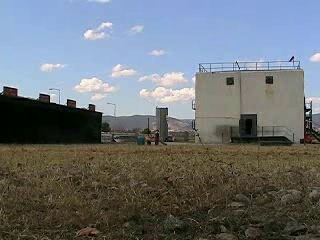
#> input picture frame 14 of 40m_PanFire_20060824.avi, 320 x 240 px, given in place of fire1.avi, which was not available
$ python mf.py
#> lines starting #> are read from the running program, lines starting #| are printed output that depends on the picture; after the words box and inside, x2 and y2 are one past the last pixel; in counts of white or black regions, pixels touching at a corner belong together; pictures that were not available may be replaced by others from this repository, and a replacement may not be noted
import cv2
import numpy as np
import time

cap = cv2.VideoCapture('fire1.avi')
frame_width = int( cap.get(cv2.CAP_PROP_FRAME_WIDTH))

frame_height =int( cap.get( cv2.CAP_PROP_FRAME_HEIGHT))

#fourcc = cv2.VideoWriter_fourcc('X','V','I','D')

#out = cv2.VideoWriter("output.avi", fourcc, 5.0, (1280,720))

print("video read successssssss","\n")
fps    = int(cap.get(cv2.CAP_PROP_FPS))
print("FPS is " ,fps)
length = cap.get(7)
print("Frame count is " , length )


#print(frame1.shape)
while True:

    ret, frame1 = cap.read()
#> frame1 is the input picture: shape (240, 320, 3); mean B, G, R 118, 113.8, 108.1
    ret, frame2 = cap.read()
    if frame1 is None:
        break

    lower = [0, 10, 165]
    upper = [30, 255, 255]
    lower = np.array(lower, dtype="uint8")
    upper = np.array(upper, dtype="uint8")

    diff = cv2.absdiff(frame1, frame2)
    gray = cv2.cvtColor(diff, cv2.COLOR_BGR2GRAY)
    blur = cv2.GaussianBlur(gray, (5,5), 0)
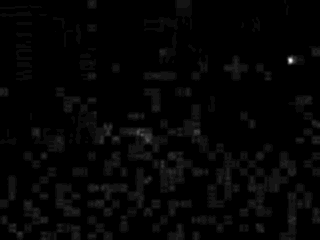
#> blur: shape (240, 320); min 0, max 25, mean 0.5; drawn with min black and max white
    _, thresh = cv2.threshold(blur, 20, 255, cv2.THRESH_BINARY)
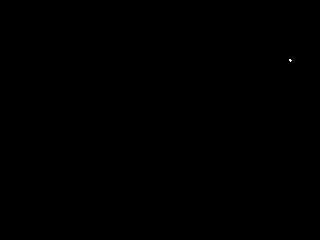
#> thresh: shape (240, 320); 0.01% white in thin lines or dots, all inside (x1, y1, x2, y2) = (289, 59, 292, 62)

    blur_1 = cv2.GaussianBlur(frame1, (21, 21), 0)
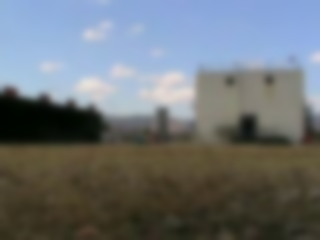
#> blur_1: shape (240, 320, 3); mean B, G, R 118, 113.8, 108.1
    hsv = cv2.cvtColor(diff, cv2.COLOR_BGR2HSV)
#> hsv: shape (240, 320, 3); mean H, S, V 2.8, 8.9, 0.5
    mask = cv2.inRange(hsv, lower, upper)
#> mask: shape (240, 320); every value is 0

    output = cv2.bitwise_and(diff, hsv, mask=mask)
#> output: shape (240, 320, 3); every value is 0


    dilated = cv2.dilate(thresh, None, iterations=3)
#> dilated: shape (240, 320); 0.1% white; 1 white region, box (x1, y1, x2, y2) and area: (286, 56, 295, 65) 78
    contours, _ = cv2.findContours(dilated, cv2.RETR_TREE, cv2.CHAIN_APPROX_SIMPLE)
#> contours = 1 item

    for contour in contours:
        (x, y, w, h) = cv2.boundingRect(contour)

        if cv2.contourArea(contour) < 900:
            continue
        cv2.rectangle(frame1, (x, y), (x+w, y+h), (0, 255, 0), 2)
        cv2.rectangle(output, (x, y), (x+w, y+h), (0, 255, 0), 2)
#> this loop made 1 pass
#> (x, y, w, h) on pass 1: (286, 56, 9, 9)
        #cv2.putText(frame1, "Status: {}".format('Movement'), (10, 20), cv2.FONT_HERSHEY_SIMPLEX,1, (0, 0, 255), 3)
    #cv2.drawContours(frame1, contours, -1, (0, 255, 0), 2) #small contours


    time.sleep(1/fps)

    image = cv2.resize(frame1, (1280,720))
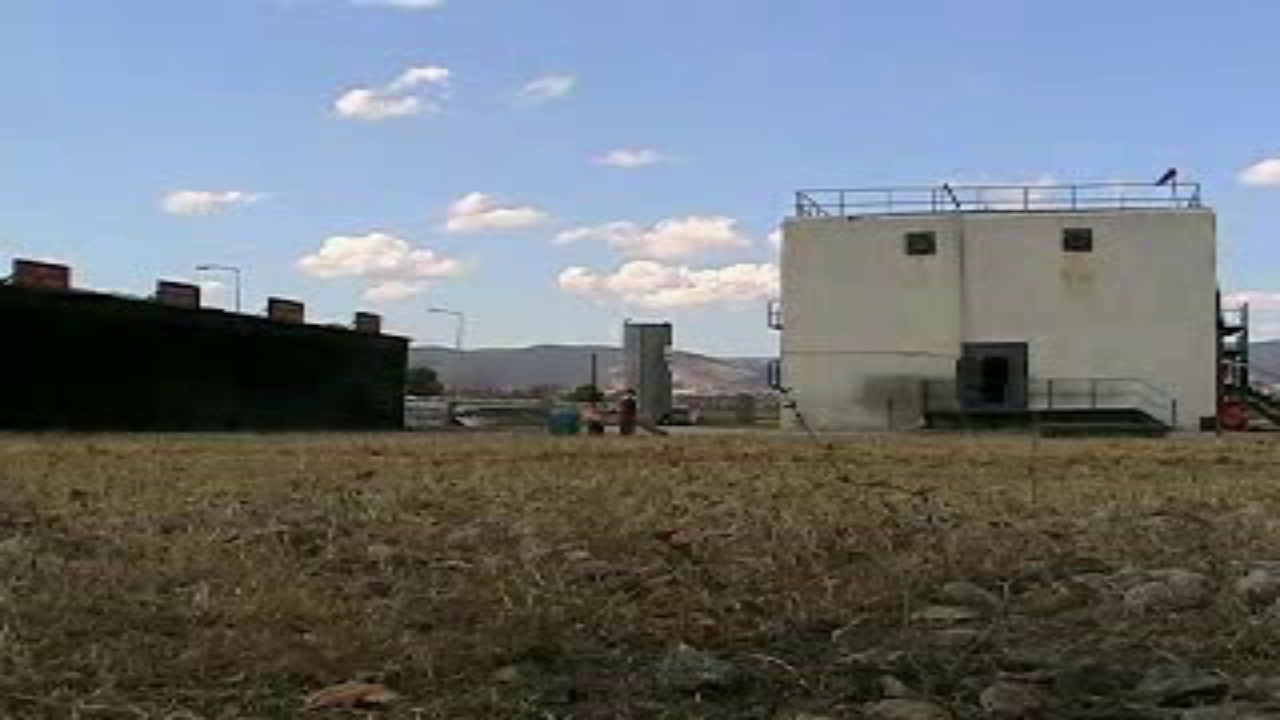
#> image: shape (720, 1280, 3); mean B, G, R 118, 113.8, 108
    #out.write(image)
    cv2.imshow("feed", frame1)
    cv2.imshow("output", output)
    frame1 = frame2
    ret, frame2 = cap.read()

    if cv2.waitKey(40) == 27:
#> (key Esc is pressed here)
        break

cv2.destroyAllWindows()
cap.release()
#out.release()

$ run again, starting later in the video
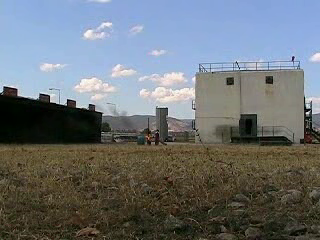
#> input picture frame 63 of 40m_PanFire_20060824.avi, 320 x 240 px, given in place of fire1.avi, which was not available
#> frame1 is the input picture: shape (240, 320, 3); mean B, G, R 117.8, 113.8, 108
#> `blur = cv2.GaussianBlur(gray, (5,5), 0)`:
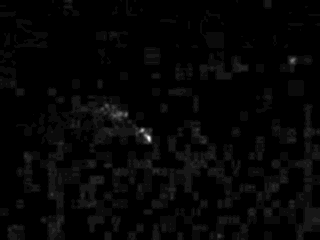
#> blur: shape (240, 320); min 0, max 22, mean 0.5; drawn with min black and max white
#> thresh: shape (240, 320); 0% white in thin lines or dots, all inside (x1, y1, x2, y2) = (148, 137, 150, 139)
#> hsv: shape (240, 320, 3); mean H, S, V 2.8, 11.9, 0.5
#> mask: shape (240, 320); every value is 0
#> output: shape (240, 320, 3); every value is 0
#> dilated: shape (240, 320); 0.08% white; 1 white region, box (x1, y1, x2, y2) and area: (145, 134, 153, 142) 63
#> contours = 1 item
#> the loop `for contour in contours:` made 1 pass
#> (x, y, w, h) on pass 1: (145, 134, 8, 8)

$ run again, starting later in the video
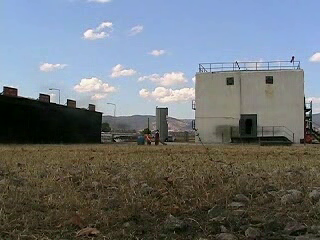
#> input picture frame 112 of 40m_PanFire_20060824.avi, 320 x 240 px, given in place of fire1.avi, which was not available
#> frame1 is the input picture: shape (240, 320, 3); mean B, G, R 117.7, 113.9, 107.9
#> `blur = cv2.GaussianBlur(gray, (5,5), 0)`:
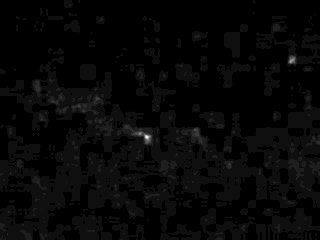
#> blur: shape (240, 320); min 0, max 17, mean 0.469; drawn with min black and max white
#> thresh: shape (240, 320); every value is 0
#> hsv: shape (240, 320, 3); mean H, S, V 10.7, 31.3, 0.6
#> output: shape (240, 320, 3); every value is 0
#> contours = []
#> `image = cv2.resize(frame1, (1280,720))`:
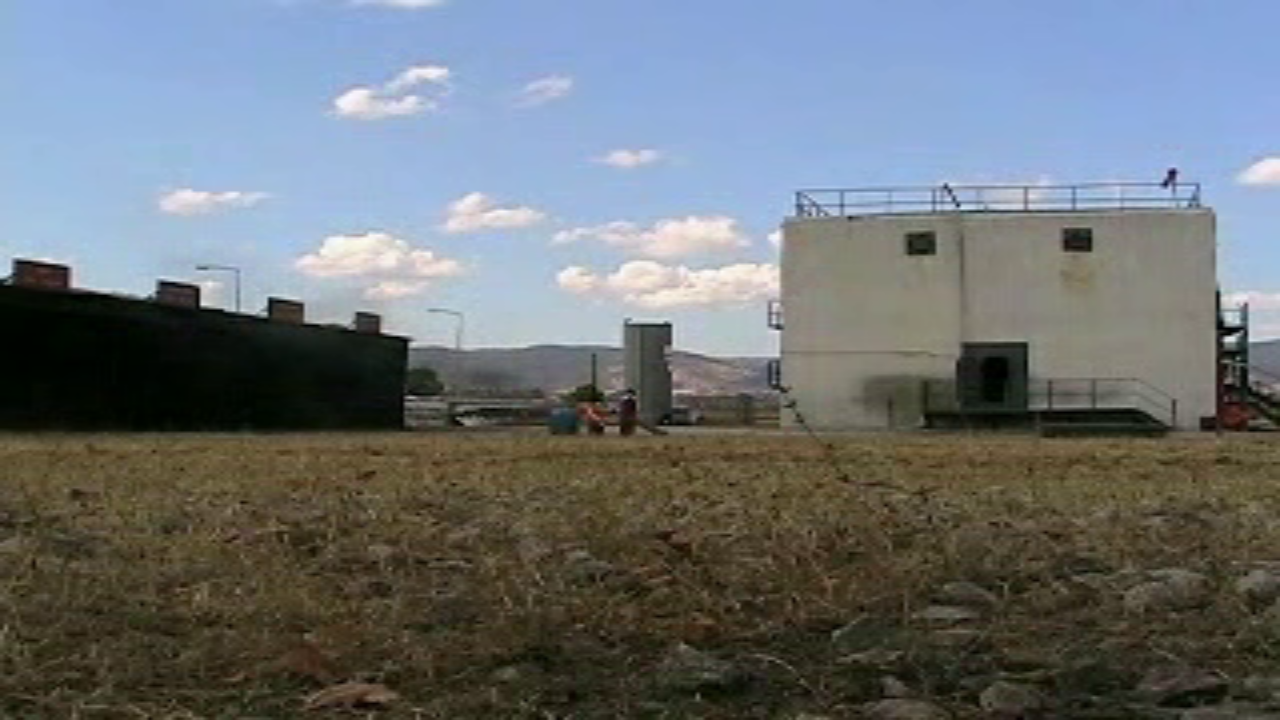
#> image: shape (720, 1280, 3); mean B, G, R 117.6, 113.8, 107.8
